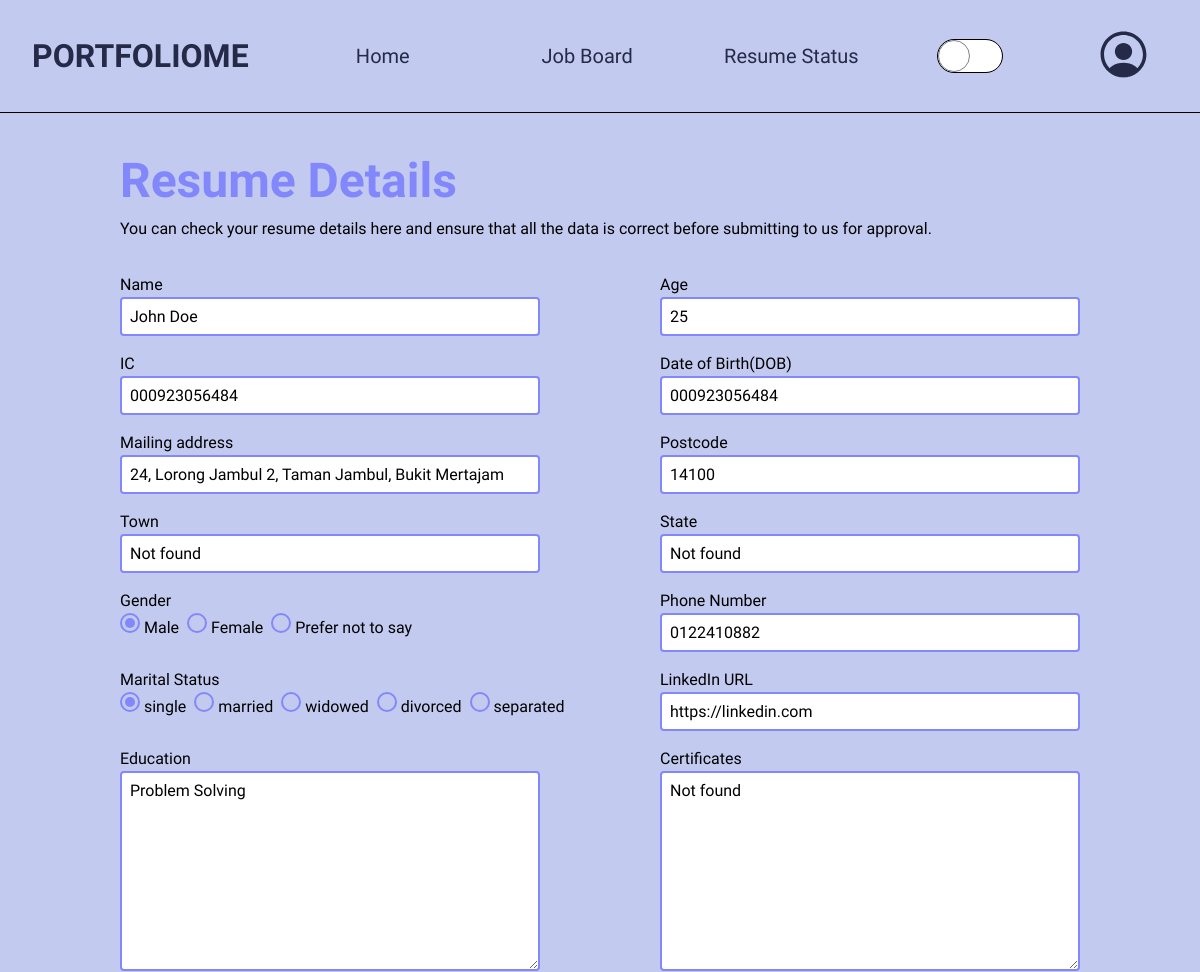
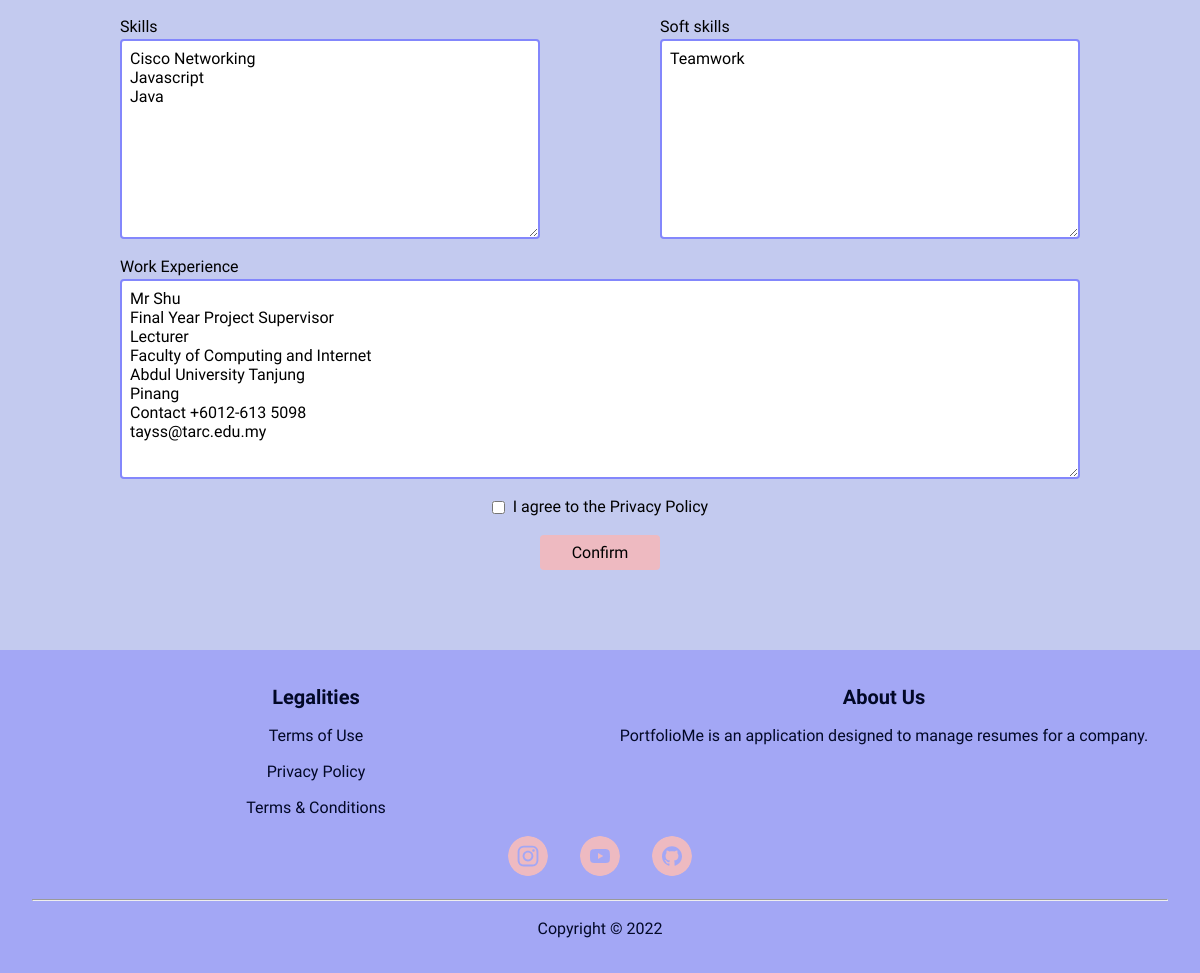
The app's page /job_board/2/upload_resume_details/1 (signed in) with its own data (2 pictures, top to bottom).
### PortfolioMe/models.py (models this page shows, shortened)
class Resume_Details(db.Model):
    __tablename__ = 'resumedetails'
    id = db.Column(db.Integer, primary_key=True)
    name = db.Column(db.String(50), unique=False, nullable=False)
    age = db.Column(db.Integer, unique=False, nullable=False)
    ic = db.Column(db.String(12), unique=False, nullable=False)
    dob = db.Column(db.String(10), unique=False, nullable=False)
    mailing_address = db.Column(db.String(100), unique=False, nullable=False)
    postcode = db.Column(db.String(10), unique=False, nullable=False)
    town = db.Column(db.String(30), unique=False, nullable=False)
    state = db.Column(db.String(20), unique=False, nullable=False)
    gender = db.Column(db.String(20), unique=False, nullable=False)
    phone_number = db.Column(db.String(20), unique=False, nullable=False)
    marital_status = db.Column(db.String(20), unique=False, nullable=False)
    linkedin_url = db.Column(db.Text, unique=False, nullable=False)
    education = db.Column(db.Text, unique=False, nullable=False)
    certificates = db.Column(db.Text, unique=False, nullable=False)
    skills = db.Column(db.Text, unique=False, nullable=False)
    soft_skills = db.Column(db.Text, unique=False, nullable=False)
    work_experience = db.Column(db.Text, unique=False, nullable=False)
    applicant_id = db.Column(db.Integer, db.ForeignKey(
        'applicant.id'), nullable=False)
    resume_id = db.Column(db.Integer, db.ForeignKey(
        'resume.id'), nullable=False)

### PortfolioMe/client/routes.py (the view)
@client.route("/job_board/<int:job_id>/upload_resume_details/<int:resume_details_id>", methods=["GET", "POST"])
@login_required
def upload_resume_details(job_id, resume_details_id):
    job = JobBoard.query.get_or_404(job_id)
    resume_details = Resume_Details.query.get_or_404(resume_details_id)
    resume = Resume.query.filter_by(id=resume_details.resume_id).first()
    if resume.status != "Pending":
        flash("Your resume is not allowed to be edited anymore", "failed")
        return redirect(url_for("client.resume_status"))
    form = PersonalParticularsForm()
    if form.validate_on_submit():
        resume_details.name = form.name.data
        resume_details.age = form.age.data
        resume_details.ic = form.ic.data
        resume_details.dob = form.dob.data
        resume_details.mailing_address = form.mailing_address.data
        resume_details.postcode = form.postcode.data
        resume_details.town = form.town.data
        resume_details.state = form.state.data
        resume_details.gender = form.gender.data
        resume_details.phone_number = form.phone_number.data
        resume_details.marital_status = form.marital_status.data
        resume_details.linkedin_url = form.linkedin_url.data
        resume_details.education = form.education.data
        resume_details.certificates = form.certificates.data
        resume_details.skills = form.skills.data
        resume_details.soft_skills = form.soft_skills.data
        resume_details.work_experience = form.work_experience.data
        db.session.commit()
        flash("Your form has been saved.", "success")
        return redirect(url_for("client.job_board"))
    elif request.method == "GET":
        form.name.data = resume_details.name
        form.age.data = resume_details.age
        form.ic.data = resume_details.ic
        form.dob.data = resume_details.dob
        form.mailing_address.data = resume_details.mailing_address
        form.postcode.data = resume_details.postcode
        form.town.data = resume_details.town
        form.state.data = resume_details.state
        form.gender.data = resume_details.gender
        form.phone_number.data = resume_details.phone_number
        form.marital_status.data = resume_details.marital_status
        form.linkedin_url.data = resume_details.linkedin_url
        form.education.data = resume_details.education
        form.certificates.data = resume_details.certificates
        form.skills.data = resume_details.skills
        form.soft_skills.data = resume_details.soft_skills
        form.work_experience.data = resume_details.work_experience
    return render_template("client/upload_resume_details.html", form=form)

### PortfolioMe/models.py (called while the page is built)
@login_manager.user_loader
def load_user(user_id):
    applicant = Applicant.query.get(int(user_id))
    if applicant.status != "Active":
        return None and logout_user
    return applicant

### PortfolioMe/templates/client/upload_resume_details.html (shortened to what this page needs)
{% extends "layout/base.html" %}  {% block css %}
<link
    rel="stylesheet"
    href="{{ url_for('static', filename='css/client/upload_resume_details.css') }}"
/>
{% endblock %} {% block content %}
<main class="upload-resume-container">
    <div class="upload-resume-header">
        <h1>Resume Details</h1>
        You can check your resume details here and ensure that all the data is
        correct before submitting to us for approval.
    </div>
    <form
        method="POST"
        class="form-container"
        novalidate
        enctype="multipart/form-data"
    >
        <section>
            <div>
                {{ form.name.label }} {% if form.name.errors %} {{ form.name }}
                <p class="error-msg">
                    {% for error in form.name.errors %} {{ error }} {% endfor %}
                </p>
                {% else %} {{ form.name }} {% endif %}
            </div>
            <div>
                {{ form.age.label }} {% if form.age.errors %} {{ form.age }}
                <p class="error-msg">
                    {% for error in form.age.errors %} {{ error }} {% endfor %}
                </p>
                {% else %} {{ form.age }} {% endif %}
            </div>
        </section>
        <section>
            <div>
                {{ form.ic.label }} {% if form.ic.errors %} {{ form.ic }}
                <p class="error-msg">
                    {% for error in form.ic.errors %} {{ error }} {% endfor %}
                </p>
                {% else %} {{ form.ic }} {% endif %}
            </div>
            <div>
                {{ form.dob.label }} {% if form.dob.errors %} {{ form.dob }}
                <p class="error-msg">
                    {% for error in form.dob.errors %} {{ error }} {% endfor %}
                </p>
                {% else %} {{ form.dob }} {% endif %}
            </div>
        </section>
        <section>
            <div>
                {{ form.mailing_address.label }} {% if
                form.mailing_address.errors %} {{ form.mailing_address }}
                <p class="error-msg">
                    {% for error in form.mailing_address.errors %} {{ error }}
                    {% endfor %}
                </p>
                {% else %} {{ form.mailing_address }} {% endif %}
            </div>
            <div>
                {{ form.postcode.label }} {% if form.postcode.errors %} {{
                form.postcode }}
                <p class="error-msg">
                    {% for error in form.postcode.errors %} {{ error }} {%
                    endfor %}
                </p>
                {% else %} {{ form.postcode }} {% endif %}
            </div>
        </section>
        <section>
            <div>
                {{ form.town.label }} {% if form.town.errors %} {{ form.town }}
                <p class="error-msg">
                    {% for error in form.town.errors %} {{ error }} {% endfor %}
                </p>
                {% else %} {{ form.town }} {% endif %}
            </div>
            <div>
                {{ form.state.label }} {% if form.state.errors %} {{ form.state
                }}
                <p class="error-msg">
                    {% for error in form.state.errors %} {{ error }} {% endfor
                    %}
                </p>
                {% else %} {{ form.state }} {% endif %}
            </div>
        </section>
        <section>
            <div>
                {{ form.gender.label }}
                <span>
                    {% if form.gender.errors %} {{ form.gender }}
                    <p class="error-msg">
                        {% for error in form.gender.errors %} {{ error }} {%
                        endfor %}
                    </p>
                    {% else %} {{ form.gender }} {% endif %}
                </span>
            </div>
            <div>
                {{ form.phone_number.label }} {% if form.phone_number.errors %}
                {{ form.phone_number }}
                <p class="error-msg">
                    {% for error in form.phone_number.errors %} {{ error }} {%
                    endfor %}
                </p>
                {% else %} {{ form.phone_number }} {% endif %}
            </div>
        </section>
        <section>
            <div>
                {{ form.marital_status.label }}
                <span>
                    {% if form.marital_status.errors %} {{ form.marital_status
                    }}
                    <p class="error-msg">
                        {% for error in form.marital_status.errors %} {{ error
                        }} {% endfor %}
                    </p>
                    {% else %} {{ form.marital_status }} {% endif %}
                </span>
            </div>
            <div>
                {{ form.linkedin_url.label }} {% if form.linkedin_url.errors %}
                {{ form.linkedin_url }}
                <p class="error-msg">
                    {% for error in form.linkedin_url.errors %} {{ error }} {%
                    endfor %}
                </p>
                {% else %} {{ form.linkedin_url }} {% endif %}
            </div>
        </section>
        <section>
            <div>
                {{ form.education.label }} {% if form.education.errors %} {{
                form.education }}
                <p class="error-msg">
                    {% for error in form.education.errors %} {{ error }} {%
                    endfor %}
                </p>
                {% else %} {{ form.education }} {% endif %}
            </div>
            <div>
                {{ form.certificates.label }} {% if form.certificates.errors %}
                {{ form.certificates }}
                <p class="error-msg">
                    {% for error in form.certificates.errors %} {{ error }} {%
                    endfor %}
                </p>
                {% else %} {{ form.certificates }} {% endif %}
            </div>
        </section>
        <section>
            <div>
                {{ form.skills.label }} {% if form.skills.errors %} {{
                form.skills }}
                <p class="error-msg">
                    {% for error in form.skills.errors %} {{ error }} {% endfor
                    %}
                </p>
                {% else %} {{ form.skills }} {% endif %}
            </div>
            <div>
                {{ form.soft_skills.label }} {% if form.soft_skills.errors %} {{
                form.soft_skills }}
                <p class="error-msg">
                    {% for error in form.soft_skills.errors %} {{ error }} {%
                    endfor %}
                </p>
                {% else %} {{ form.soft_skills }} {% endif %}
            </div>
        </section>
        <section>
            <div>
                {{ form.work_experience.label }} {% if
                form.work_experience.errors %} {{ form.work_experience }}
                <p class="error-msg">
                    {% for error in form.work_experience.errors %} {{ error }}
                    {% endfor %}
                </p>
                {% else %} {{ form.work_experience }} {% endif %}
            </div>
        </section>
        <div>
            {% if form.agreement.errors %} {{ form.agreement }}
            <p class="error-msg">
                {% for error in form.agreement.errors %} {{ error }} {% endfor
                %}
            </p>
            {% else %} {{ form.agreement }} {% endif %} {{ form.agreement.label
            }}
        </div>
        <div>{{ form.submit }}</div>
    </form>
</main>
{% endblock %} {% block javascript %} {% endblock %}

### PortfolioMe/static/css/layout/base.css (style rules this page uses)
body { display: grid; grid-template-rows: auto 1fr auto; }
:root { --width: 4rem; }
input[type='text'], input[type='password'], input[type='email'], input[type='file'], input[type='tel'], input[type='number'], input[type='url'], textarea { display: block; padding: 0.5rem; border-radius: 0.25rem; }
input[type='submit'], input[type='button'] { cursor: pointer; padding-inline: 2rem; padding-block: 0.5rem; border-radius: 0.25rem; border: none; font-weight: 500; }

### PortfolioMe/static/css/client/upload_resume_details.css (style rules this page uses)
body { font-weight: 500; }
.upload-resume-container { padding-block: 2rem; padding-inline: 4rem; background-color: hsl(var(--light-blue)); }
.upload-resume-header { margin: 0 auto; width: 80vw; }
.upload-resume-header > h1 { color: hsl(var(--light-accent-blue)); font-size: 3rem; }
.form-container { margin-block: 2rem; display: flex; flex-direction: column; column-gap: 1rem; }
.form-container section { display: flex; width: 80vw; justify-content: space-between; margin: 0 auto; }
.form-container section div { min-width: 35vw; margin-bottom: 1rem; }
.form-container > div { display: flex; justify-content: center; align-items: center; width: 80vw; margin: 0 auto; }
.form-container section:nth-child(10) div { width: 100%; }
.form-container div :not(input[type='radio']):not(input[type='checkbox']):not(input[type='submit']):not(label) { width: 100%; }
.form-container div textarea { resize: vertical; min-height: 25vh; }
#agreement { margin-right: 0.5rem; }
.form-container div input[type='text'], .form-container div input[type='tel'], .form-container div input[type='number'], .form-container div textarea, .form-container div input[type='url'] { border: 2px solid hsl(var(--light-accent-blue)); }
.form-container span ul { padding-inline-start: 0; }
.form-container span ul li { margin-right: 0.5rem; display: inline; }
.form-container span input { appearance: none; position: relative; width: 20px; height: 20px; border-radius: 50%; border: 0.15rem solid hsl(var(--light-accent-blue)); }
.form-container span input:checked::before { content: ''; position: absolute; width: 10px; height: 10px; top: 50%; left: 50%; transform: translate(-50%, -50%); border-radius: 50%; background-color: hsl(var(--light-accent-blue)); }
#submit { background-color: hsl(var(--pink)); margin-block: 1rem; }
@media screen and (max-width: 1200px) { .form-container { grid-template-columns: 1fr; grid-template-rows: repeat(3, 1fr); } }
@media screen and (max-width: 1200px) { .form-container div { grid-row: auto; } }

### records on screen
Resume_Details: name "John Doe", age "25", ic "000923056484", dob "000923056484", mailing_address "24, Lorong Jambul 2, Taman Jambul, Bukit Mertajam", postcode "14100", town "Not found", state "Not found", gender "☑ Male ☐ Female ☐ Prefer not to say", phone_number "0122410882", marital_status "☑ single ☐ married ☐ widowed ☐ divorced ☐ separated", linkedin_url "https://linkedin.com", education "Problem Solving", certificates "Not found", skills "Cisco Networking Javascript Java", soft_skills "Teamwork", work_experience "Mr Shu Final Year Project Supervisor Lecturer Faculty of Computing and Internet Abdul University Tanjung Pinang Contact +6012-613 5098 tayss@tarc.edu.my"
